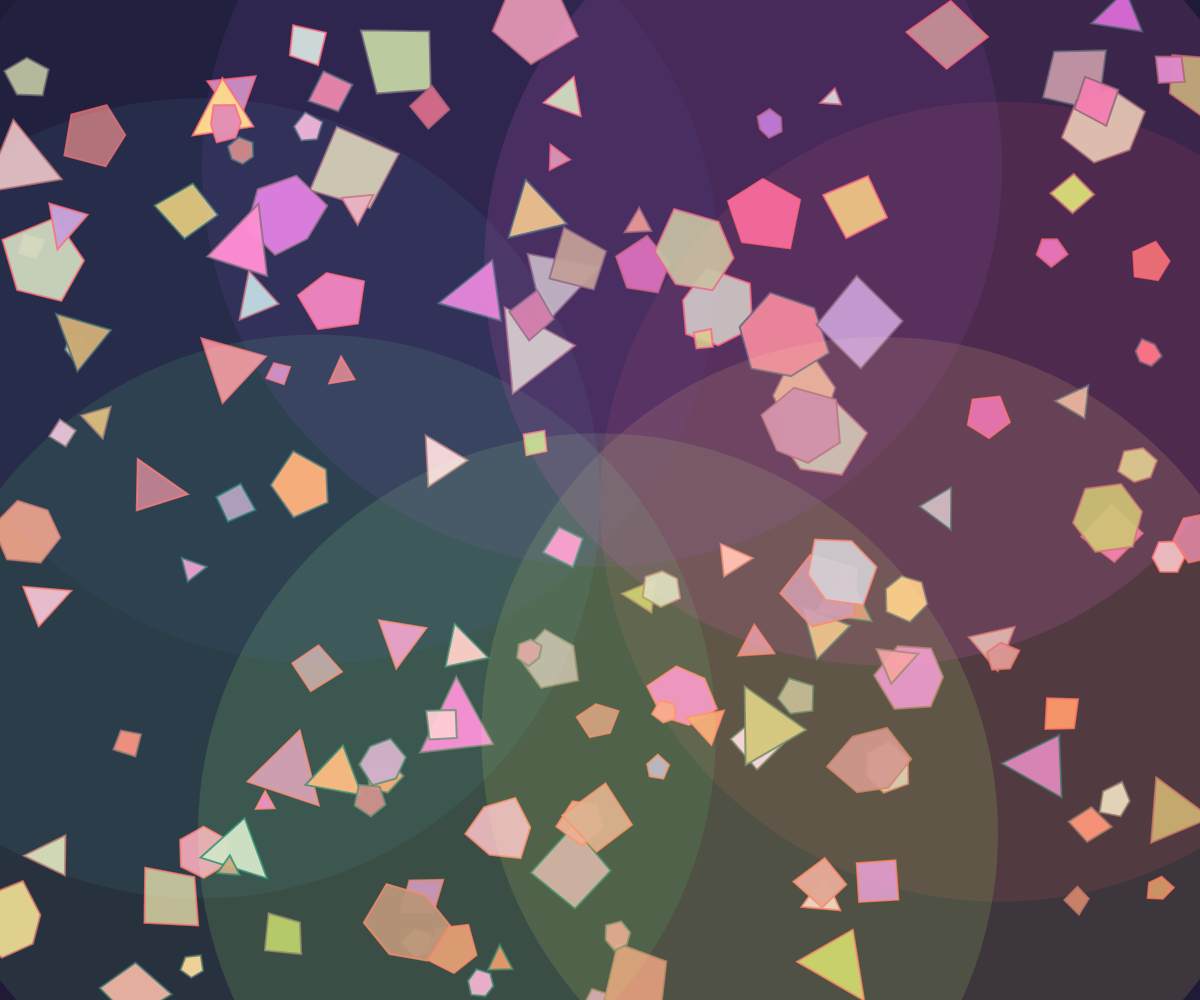
Frame 1 (no input)
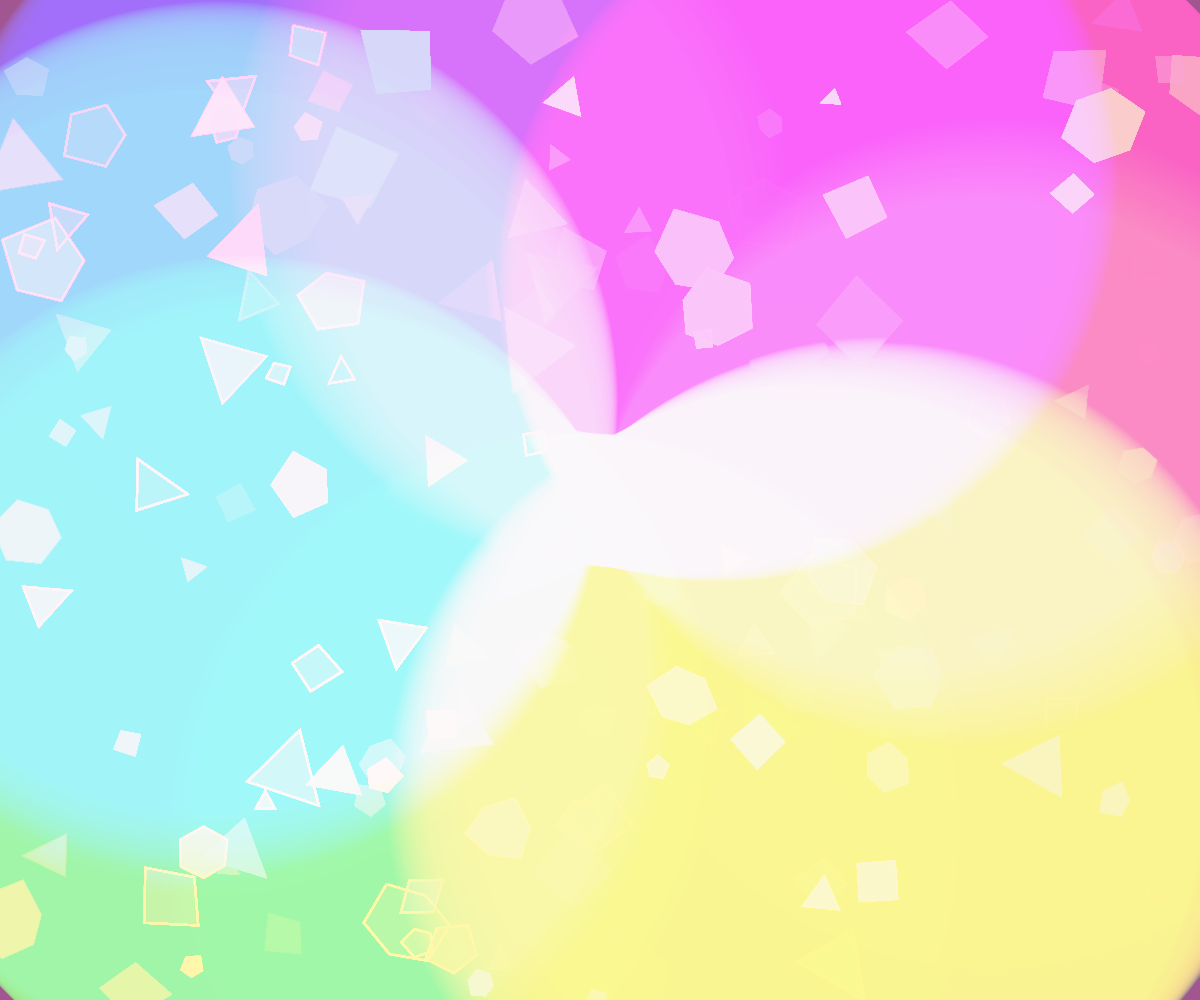
Frame 60 (no input)
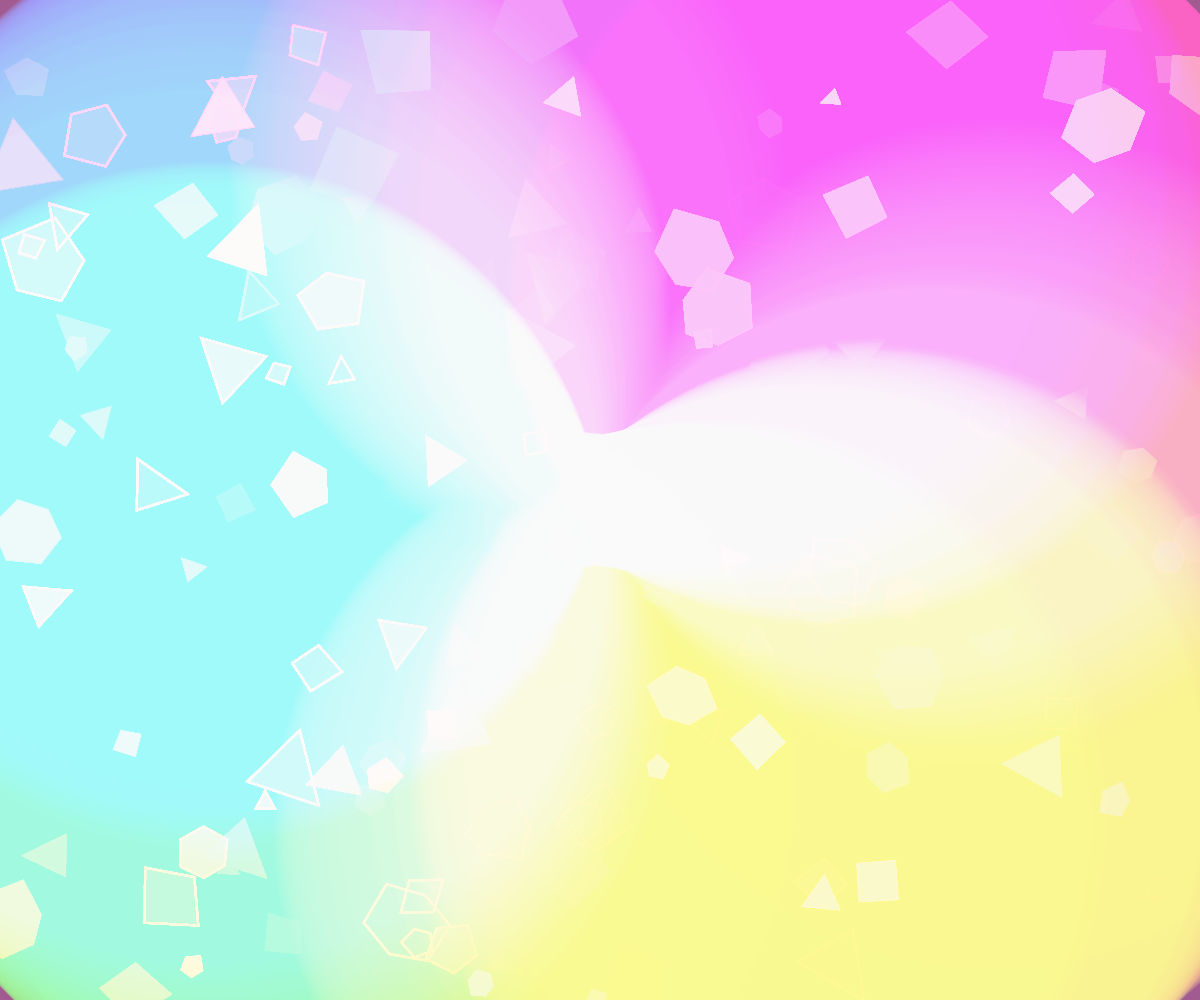
Frame 120 (the mouse pressed at the canvas centre since frame 60)

The p5.js sketch that drew these frames (run headless with seeded random() and noise() and a simulated clock; from frame 60 on, the mouse is pressed at the canvas centre):

// p5.js sketch
// ── sketch.js
let panels = [];
let time = 0;

function setup() {
  createCanvas(windowWidth, windowHeight);
  noStroke();
  
  // Create complex stained glass structure with interconnected panels
  for (let i = 0; i < 150; i++) {
    let x = random(width);
    let y = random(height);
    let w = random(30, 120);
    let h = random(30, 120);
    let rot = random(TWO_PI);
    
    // Create polygon with random vertices
    let points = [];
    let numPoints = floor(random(3, 7));
    for (let j = 0; j < numPoints; j++) {
      let angle = map(j, 0, numPoints, 0, TWO_PI);
      let r = random(w * 0.3, w * 0.45);
      points.push({
        x: cos(angle) * r,
        y: sin(angle) * r
      });
    }
    
    // Vibrant, saturated colors for stained glass effect
    let c = color(
      random(180, 255),
      random(100, 220),
      random(100, 220),
      random(180, 240)
    );
    
    panels.push({x, y, w, h, rot, points, c});
  }
}

function draw() {
  time += 0.01;
  
  // Subtle background gradient
  let bg = lerpColor(color(15, 15, 35), color(30, 30, 60), sin(time * 0.2) * 0.5 + 0.5);
  background(bg);
  
  // Draw stained glass panels
  for (let panel of panels) {
    push();
    translate(panel.x, panel.y);
    rotate(panel.rot);
    
    fill(panel.c);
    beginShape();
    for (let p of panel.points) {
      vertex(p.x, p.y);
    }
    endShape(CLOSE);
    
    // Add glowing edge highlights that shift through spectrum
    let hueShift = (time * 20 + panel.x + panel.y) % 360;
    stroke(hueShift, 100, 100, 200);
    strokeWeight(2);
    beginShape();
    for (let p of panel.points) {
      vertex(p.x, p.y);
    }
    endShape(CLOSE);
    
    pop();
  }
  
  // Draw dynamic rainbow beams tracing edges
  drawingContext.globalCompositeOperation = 'lighten';
  
  for (let i = 0; i < 8; i++) {
    let angle = time * 0.5 + i * TWO_PI/8;
    let x = width/2 + cos(angle) * width/3;
    let y = height/2 + sin(angle) * height/3;
    
    // Create rainbow-colored beams
    let hue = (time * 30 + i * 45) % 360;
    drawingContext.fillStyle = `hsla(${hue}, 100%, 70%, ${0.1 + sin(time * 5 + i) * 0.05})`;
    
    push();
    translate(x, y);
    ellipse(0, 0, 800, 800);
    pop();
  }
  
  // Add subtle time-of-day overlay
  let overlay = lerpColor(
    color(255, 100, 100, 0),
    color(100, 100, 200, 30),
    sin(time * 0.1) * 0.5 + 0.5
  );
  fill(overlay);
  rect(0, 0, width, height);
}

function windowResized() {
  resizeCanvas(windowWidth, windowHeight);
}
